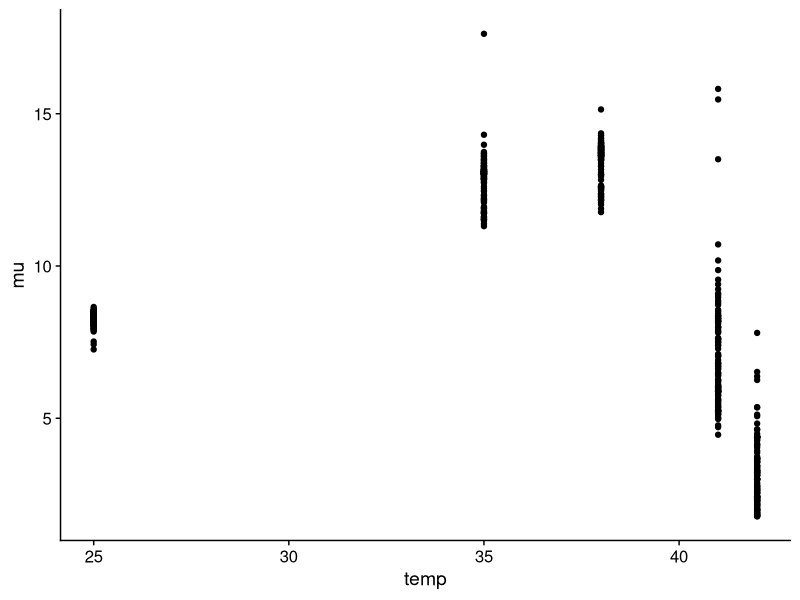

The R script that drew this image: (Note: this script raises an error after producing the figure.)
library(tidyverse)
library(cowplot)
theme_set(theme_cowplot())


mu_mean <- read_csv("data-processed/all-blocks-growth-sliding-window-variable.csv") |>
  filter(evolution_history %in% c("35 evolved", "40 evolved", "fRS585")) |> 
  # filter(window_size == 5) |>       # use the chosen window size
  filter(!is.na(mu)) |>     # drop failed fits
  # anti_join(excluded_series, by = c("well", "block", "test_temperature")) |>
  rename(temp = test_temperature)


mu_mean |> 
  ggplot(aes(x = temp, y = mu)) + geom_point()



# =============================================================================
# 5. Sharpe–Schoolfield High model + Topt / CTmax extraction
# =============================================================================

sharpeschoolhigh <- function(T_c, r_tref, e, eh, th) {
  T_k         <- T_c + 273.15
  boltz_act   <- (e  / K_B) * (1 / TREF_K - 1 / T_k)
  boltz_deact <- (eh / K_B) * (1 / th     - 1 / T_k)
  r_tref * exp(boltz_act) / (1 + exp(boltz_deact))
}

calc_topt_ctmax <- function(params, T_range = NULL) {
  if (is.null(T_range)) T_range <- seq(5, 55, length.out = 5000)
  preds <- sharpeschoolhigh(T_range, params[1], params[2], params[3], params[4])
  valid <- is.finite(preds)
  if (!any(valid)) return(c(topt = NA, ctmax = NA, rmax = NA))
  
  topt_idx <- which.max(preds[valid])
  topt     <- T_range[valid][topt_idx]
  rmax     <- preds[valid][topt_idx]
  
  # Try zero-crossing above Topt (never happens for SSH, but included for parity)
  pa          <- preds
  pa[T_range <= topt] <- rmax
  sign_changes <- which(diff(sign(pa)) != 0)
  
  if (length(sign_changes) > 0) {
    i  <- sign_changes[1]
    t1 <- T_range[i];     t2 <- T_range[i + 1]
    p1 <- pa[i];          p2 <- pa[i + 1]
    ctmax <- if (p2 != p1) t1 - p1 * (t2 - t1) / (p2 - p1) else t1
  } else {
    # Operational CT_max: first T above Topt where predicted rate < 5% of rmax
    below <- which(T_range > topt & preds < 0.05 * rmax)
    ctmax <- if (length(below) > 0) T_range[below[1]] else CTMAX_CAP
  }
  
  c(topt = topt, ctmax = ctmax, rmax = rmax)
}

# ── Multistart bounds ─────────────────────────────────────────────────────────


K_B      <- 8.617333e-5
TREF_K   <- 288.15
CTMAX_CAP <- 50.0
N_STARTS  <- 500
set.seed(42)


BOUNDS_LO <- c(r_tref = 0.01, e = 0.01, eh =  0.5, th = 303.0)
BOUNDS_HI <- c(r_tref = 50.0, e =  3.0, eh = 50.0, th = 335.0)
START_LO  <- c(r_tref =  0.5, e =  0.1, eh =  0.5, th = 305.0)
START_HI  <- c(r_tref = 20.0, e =  2.0, eh = 20.0, th = 325.0)

T_pred <- seq(15, 50, length.out = 300)

fit_params_ssh <- list()
fit_preds_ssh  <- list()

for (sid in unique(mu_mean$strain)) {
  d     <- mu_mean %>% filter(strain == sid)
  evo   <- d$evolution_history[1]
  temps <- as.numeric(d$temp)
  rates <- as.numeric(d$mu)
  
  best_popt <- NULL
  best_rss  <- Inf
  
  # 500 random starts
  starts <- mapply(function(...) c(...),
                   runif(N_STARTS, START_LO["r_tref"], START_HI["r_tref"]),
                   runif(N_STARTS, START_LO["e"],      START_HI["e"]),
                   runif(N_STARTS, START_LO["eh"],     START_HI["eh"]),
                   runif(N_STARTS, START_LO["th"],     START_HI["th"]),
                   SIMPLIFY = FALSE)
  
  for (p0 in starts) {
    tryCatch({
      fit <- suppressWarnings(nlsLM(
        rates ~ sharpeschoolhigh(temps, r_tref, e, eh, th),
        start  = list(r_tref = p0[1], e = p0[2], eh = p0[3], th = p0[4]),
        lower  = BOUNDS_LO,
        upper  = BOUNDS_HI,
        control = nls.lm.control(maxiter = 200, maxfev = 5000)
      ))
      rss <- sum(residuals(fit)^2)
      if (rss < best_rss) {
        best_rss  <- rss
        best_popt <- coef(fit)
      }
    }, error = function(e) NULL)
  }
  
  if (is.null(best_popt)) {
    cat(sprintf("  FAILED: %s\n", sid))
    next
  }
  
  ss_tot <- sum((rates - mean(rates))^2)
  r2     <- if (ss_tot > 0) 1 - best_rss / ss_tot else NA_real_
  
  derived <- calc_topt_ctmax(best_popt)
  topt    <- derived["topt"]
  ctmax   <- derived["ctmax"]
  rmax    <- derived["rmax"]
  if (is.na(ctmax)) ctmax <- CTMAX_CAP
  
  fit_params_ssh[[length(fit_params_ssh) + 1]] <- data.frame(
    strain      = sid,
    evo_history = evo,
    r_tref      = best_popt["r_tref"],
    e           = best_popt["e"],
    eh          = best_popt["eh"],
    th          = best_popt["th"],
    topt        = topt,
    ctmax       = ctmax,
    rmax        = rmax,
    r2          = r2,
    row.names   = NULL
  )
  
  pred_rows <- data.frame(
    strain      = sid,
    evo_history = evo,
    temp        = T_pred,
    pred        = sharpeschoolhigh(T_pred,
                                   best_popt["r_tref"], best_popt["e"],
                                   best_popt["eh"],     best_popt["th"])
  )
  fit_preds_ssh[[length(fit_preds_ssh) + 1]] <- pred_rows
}

tpc_params <- bind_rows(fit_params_ssh)
tpc_preds  <- bind_rows(fit_preds_ssh)


tpc_params |> 
  ggplot(aes(x = evo_history, y = topt)) + geom_point()

library(plotrix)
tpc_params_sum <- tpc_params |> 
  group_by(evo_history) |> 
  summarise(mean_tmax = mean(ctmax),
            se_tmax = std.error(ctmax))



tpc_params |> 
  ggplot(aes(x = evo_history, y = ctmax)) + geom_point() +
  geom_pointrange(aes(x = evo_history, y = mean_tmax, ymin = mean_tmax - se_tmax, ymax = mean_tmax + se_tmax), data = tpc_params_sum, color = "blue")




# Flag poor fits (R² < 0.9)
bad_strains      <- tpc_params %>% filter(r2 < 0.9) %>% pull(strain)
tpc_params_clean <- tpc_params %>% filter(!strain %in% bad_strains)

cat(sprintf("Fitted:              %d strains\n", nrow(tpc_params)))
cat(sprintf("Poor fits (R²<0.9): %s\n",
            if (length(bad_strains)) paste(bad_strains, collapse = ", ") else "none"))
cat(sprintf("Retained:           %d strains\n", nrow(tpc_params_clean)))
cat("\nMean Topt and CTmax by group:\n")
print(
  tpc_params_clean %>%
    group_by(evo_history) %>%
    summarise(mean_topt  = round(mean(topt,  na.rm = TRUE), 2),
              mean_ctmax = round(mean(ctmax, na.rm = TRUE), 2))
)

# =============================================================================
# 6. SSH QC plot — per-strain fit grid
# =============================================================================
plot_ssh_grid <- function(strain_subset, filename, title_text) {
  n_strains <- nrow(strain_subset)
  ncols     <- 6
  nrows     <- ceiling(n_strains / ncols)
  
  plot_list <- list()
  for (i in seq_len(n_strains)) {
    row_i  <- strain_subset[i, ]
    sid    <- row_i$strain
    color  <- EVO_COLORS[row_i$evo_history]
    is_bad <- sid %in% bad_strains
    obs    <- mu_mean %>% filter(strain == sid)
    prd    <- tpc_preds %>% filter(strain == sid) %>%
      mutate(pred = pmax(pred, -2))
    
    lbl <- sprintf("%s\nR²=%.2f%s", sid, row_i$r2, if (is_bad) " ⚠" else "")
    
    p <- ggplot() +
      geom_line(data = prd, aes(x = temp, y = pred),
                color = color,
                linewidth = if (is_bad) 0.8 else 1.2,
                linetype  = if (is_bad) "dashed" else "solid") +
      geom_point(data = obs, aes(x = temp, y = mu),
                 color = color, size = 1.8, alpha = 0.9) +
      geom_hline(yintercept = 0, linetype = "dotted", color = "grey50") +
      labs(title = lbl) +
      theme_bw(base_size = 7) +
      theme(plot.title = element_text(face = "bold", size = 6),
            axis.title = element_blank())
    
    plot_list[[i]] <- p
  }
  
  # Use patchwork if available, otherwise cowplot
  if (requireNamespace("patchwork", quietly = TRUE)) {
    library(patchwork)
    combined <- wrap_plots(plot_list, ncol = ncols) +
      plot_annotation(title = title_text,
                      theme = theme(plot.title = element_text(face = "bold",
                                                              size = 14)))
    ggsave(filename, combined,
           width = ncols * 3.2, height = nrows * 3, dpi = 150,
           limitsize = FALSE)
    cat(sprintf("Saved: %s\n", filename))
  } else {
    message("Install 'patchwork' for the SSH QC grid plot.")
  }
}


EVO_COLORS <- c(
  "40°C Evolved" = "#FA3208",
  "35°C Evolved" = "#0E63FF",
  "Ancestor"     = "#000000"
)


OUT        <- "R-Script-Drafts/TPC-Analysis/Processed_Outputs"
plot_ssh_grid(tpc_params,
              file.path(OUT, "fig_ssh_all_strains-variable.png"),
              "Sharpe–Schoolfield High Fits — All Strains")

# =============================================================================
# 7. TPC overlay figure
# =============================================================================
LEGEND_LABELS <- c(
  "40°C Evolved" = "40°C",
  "35°C Evolved" = "35°C",
  "Ancestor"     = "Ancestor"
)

# Individual strain curves (clean only)
indiv_curves <- tpc_preds %>%
  filter(evo_history %in% PRIMARY,
         !strain %in% bad_strains) %>%
  mutate(pred = ifelse(pred < 0, NA_real_, pred))

# Group mean curves
mean_curves <- tpc_params_clean %>%
  filter(evo_history %in% PRIMARY) %>%
  group_by(evo_history) %>%
  summarise(r_tref = mean(r_tref), e = mean(e),
            eh = mean(eh), th = mean(th), .groups = "drop") %>%
  rowwise() %>%
  mutate(data = list(data.frame(
    temp = T_pred,
    pred = sharpeschoolhigh(T_pred, r_tref, e, eh, th)
  ))) %>%
  unnest(data)

p_tpc <- ggplot() +
  geom_line(data = indiv_curves,
            aes(x = temp, y = pred, group = strain, color = evo_history),
            alpha = 0.22, linewidth = 1.2) +
  geom_line(data = mean_curves,
            aes(x = temp, y = pred, color = evo_history),
            linewidth = 3.0) +
  geom_point(data = mu_mean %>% filter(evo_history %in% PRIMARY),
             aes(x = temp, y = mu, color = evo_history),
             size = 3, alpha = 0.55) +
  scale_color_manual(values = EVO_COLORS,
                     labels = LEGEND_LABELS, name = NULL) +
  coord_cartesian(xlim = c(24, 50), ylim = c(0, 10)) +
  labs(x = "Temperature (°C)", y = "Growth Rate (day⁻¹)",
       title = "Thermal Performance Curves") +
  theme_bw(base_size = 18) +
  theme(legend.position = c(0.02, 0.98),
        legend.justification = c(0, 1),
        legend.background = element_blank(),
        axis.text  = element_text(face = "bold"),
        axis.title = element_text(face = "bold"),
        plot.title = element_text(face = "bold"))

ggsave(file.path(OUT, "fig1b_overlay_primary.png"), p_tpc,
       width = 10, height = 7, dpi = 300)
print(p_tpc)
cat("Saved: fig1b_overlay_primary.png\n")

# =============================================================================
# 8. Linear mixed-effects model
# =============================================================================
gr_lme <- growth_rates %>%
  filter(evo_history %in% c("35°C Evolved", "40°C Evolved", "Ancestor")) %>%
  mutate(
    temp_fac   = factor(as.character(temp)),
    evo_history = relevel(factor(evo_history), ref = "35°C Evolved"),
    temp_fac   = relevel(temp_fac, ref = "25")
  )

lme_model <- lmer(
  mu ~ evo_history * temp_fac + (1 | strain),
  data = gr_lme,
  REML = TRUE
)

wald_result <- Anova(lme_model, type = 3, test.statistic = "Chisq")
print(wald_result)

p_int <- wald_result["evo_history:temp_fac", "Pr(>Chisq)"]
cat(sprintf("\nInteraction p = %.2e\n", p_int))
